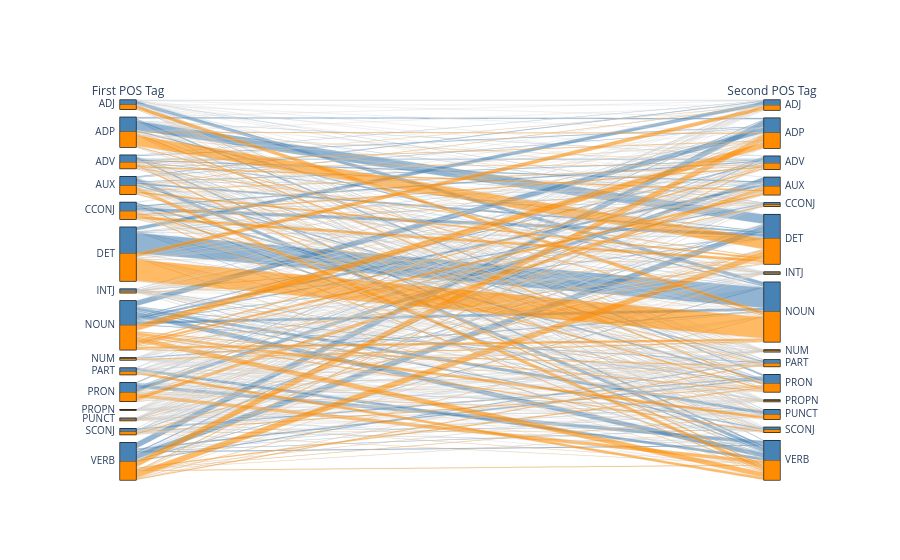

Notebook cell for this chart:
### Code cell
import plotly.graph_objects as go
import pandas as pd

bi_df = pd.DataFrame({"Corpus": "Bilingual",
                   "POS1": [w1[1] for w1, w2 in bigram_bi_pos],
                   "POS2": [w2[1] for w1, w2 in bigram_bi_pos] })
mono_df = pd.DataFrame({"Corpus": "Monolingual",
                   "POS1": [w1[1] for w1, w2 in bigram_mono_pos],
                   "POS2": [w2[1] for w1, w2 in bigram_mono_pos] })

df = pd.concat([bi_df, mono_df], ignore_index = True)

freqs = (df.groupby(["Corpus", "POS1", "POS2"]).size().reset_index(name="count"))
freqs['percent'] = (freqs["count"]/freqs.groupby("Corpus")["count"].transform("sum") * 100)


freqs["CorpusCode"] = freqs.Corpus.map({"Monolingual": 0, "Bilingual":1})
pos1_dim = go.parcats.Dimension(values=freqs["POS1"], label = 'First POS Tag')
pos2_dim = go.parcats.Dimension(values=freqs["POS2"], label = 'Second POS Tag')
corpus_dim = go.parcats.Dimension(values=freqs['Corpus'], label = "Corpus")

fig = go.Figure(data = [go.Parcats(dimensions=[pos1_dim, pos2_dim],
        counts = freqs["percent"],
        line = {"color":freqs["CorpusCode"],"colorscale":[[0, "steelblue"],[1, 'darkorange']]},
        hoveron='color', hoverinfo='count+probability')])

fig.show()

### Figure 1 — Plotly figure (JSON) as saved in the notebook; plotly's stock layout.template omitted (floating-point values rounded to 4 significant figures; data arrays with more than 128 entries replaced by an {"elided": "..."} marker saying what was removed)
{"data": [{"counts": {"elided": "429 float values"}, "dimensions": [{"label": "First POS Tag", "values": {"elided": "429 str values"}}, {"label": "Second POS Tag", "values": {"elided": "429 str values"}}], "hoverinfo": "count+probability", "hoveron": "color", "line": {"color": {"elided": "429 int values"}, "colorscale": [[0, "steelblue"], [1, "darkorange"]]}, "type": "parcats"}], "layout": {}}
